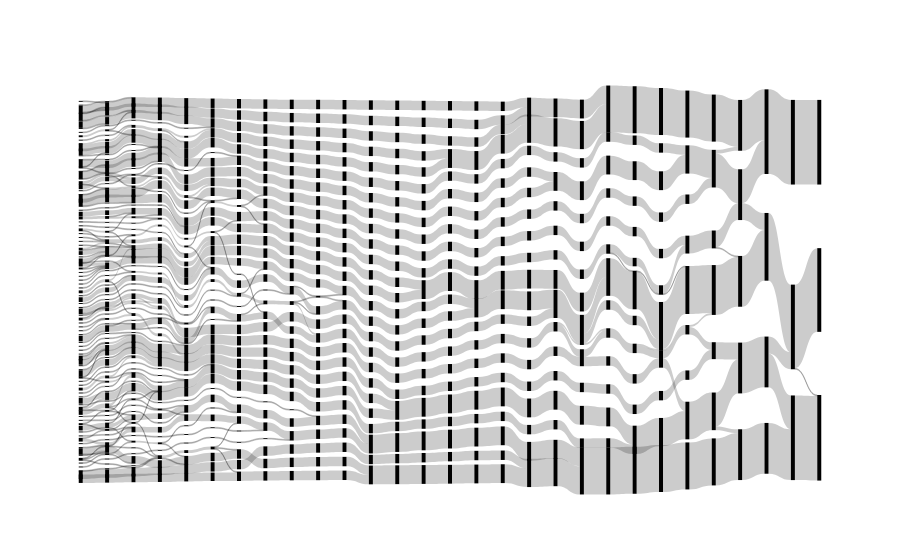

The code cell stored with this chart in its notebook:
### Code cell
# plot Sankey
fig = sankey.plot_sankey(pad=1.3,thickness=4)
fig.write_image(f"figures/nhmsbm_mcf_pd_illustration-cartoon_nhmsbms_v2.svg")

### Figure 1 — Plotly figure (JSON) as saved in the notebook; plotly's stock layout.template omitted (floating-point values rounded to 4 significant figures; data arrays with more than 128 entries replaced by an {"elided": "..."} marker saying what was removed)
{"data": [{"link": {"source": {"elided": "867 int values"}, "target": {"elided": "867 int values"}, "value": {"elided": "867 int values"}}, "node": {"line": {"color": "black", "width": 0}, "pad": 1.3, "thickness": 4, "x": {"elided": "781 float values"}, "y": {"elided": "781 float values"}}, "type": "sankey"}], "layout": {"autosize": true}}
